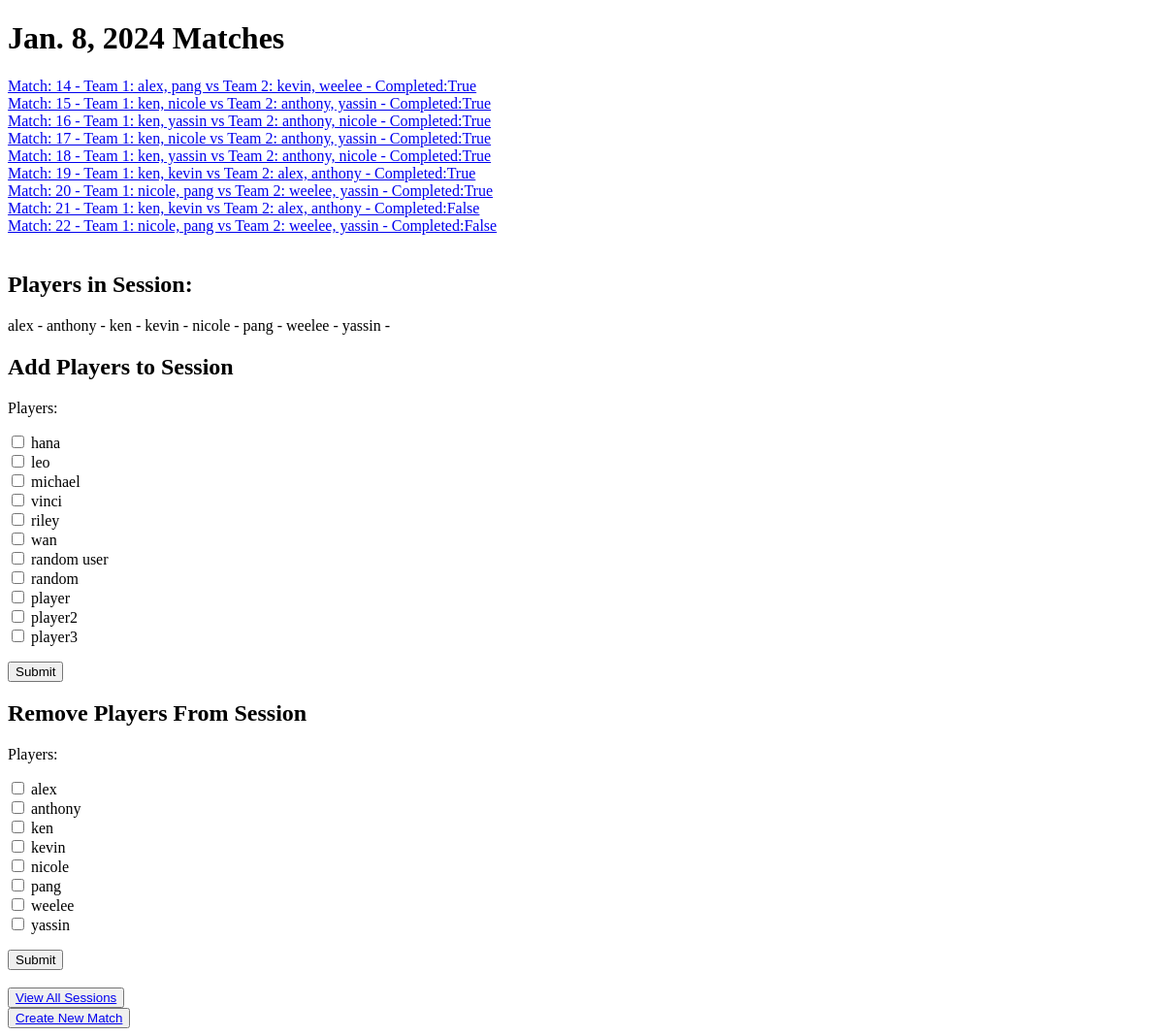
Page /kevin/badders/1 on the earlier database version.
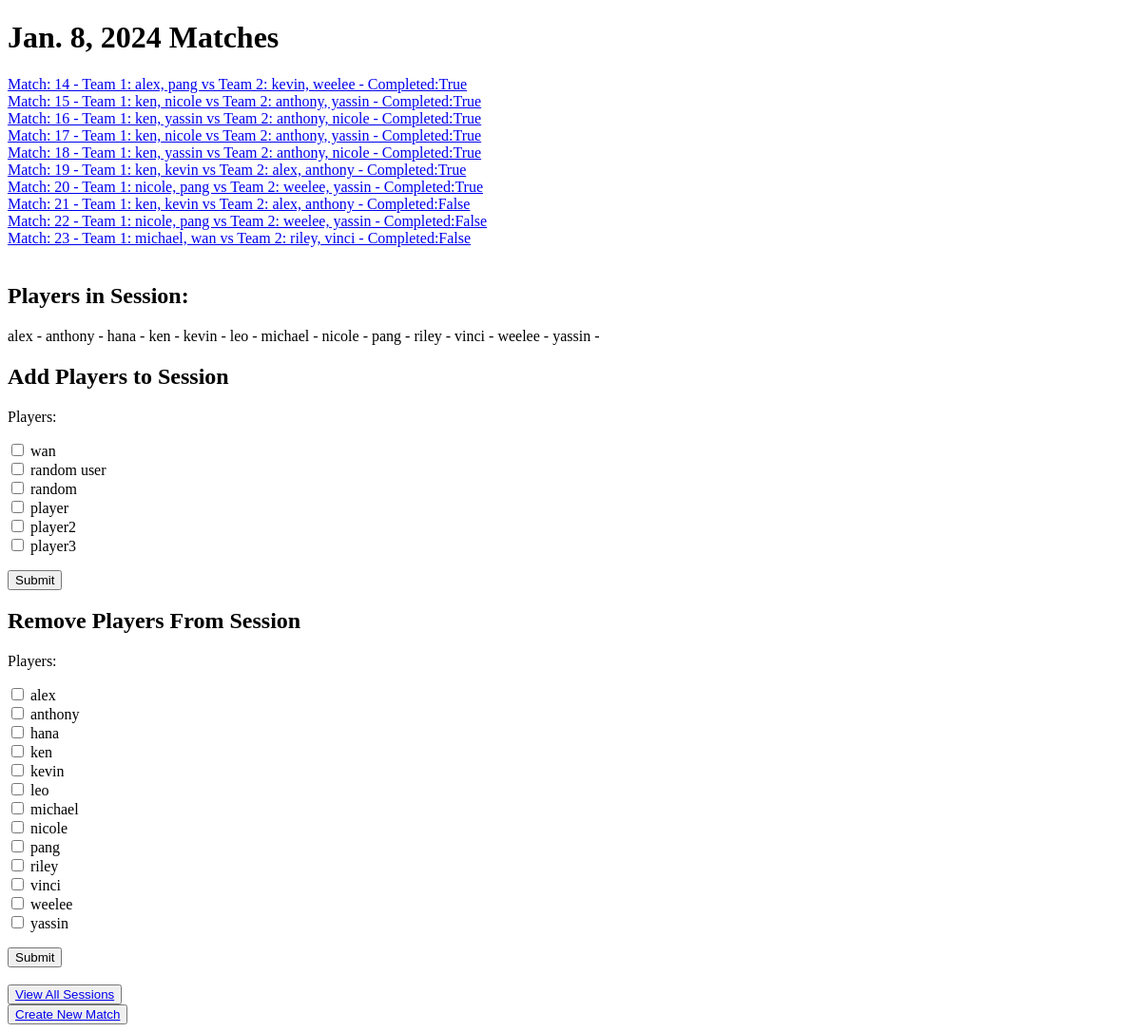
Same page on the later database version.
### mainApp/models.py (models this page shows)
class match(models.Model):
    matchID = models.AutoField(primary_key=True)
    session = models.ForeignKey(session,on_delete=models.CASCADE)
    team1 = models.ManyToManyField(player, related_name='team1', blank=True)
    team2 = models.ManyToManyField(player, related_name='team2', blank=True)
    score = models.CharField(max_length = 255, default = '00-00')
    completed = models.BooleanField(default=False)
    class Meta:
        constraints = [
            models.UniqueConstraint(fields=['matchID', 'session'], name='unique_match'),
        ]
    def __str__(self):
        team1_names = ", ".join([player.playerName for player in self.team1.all()])
        team2_names = ", ".join([player.playerName for player in self.team2.all()])
        return f"Match: {self.matchID} - Team 1: {team1_names} vs Team 2: {team2_names} - Completed:{self.completed}"

class player(models.Model):
    playerName = models.CharField(max_length = 255,primary_key = True)
    club = models.ForeignKey(club,on_delete=models.CASCADE)
    win = models.IntegerField(default = 0)
    loss =  models.IntegerField(default = 0)
    inGameFlag = models.BooleanField(default = False)
    elo = models.IntegerField(default = 1200)
    def __str__(self):
        return str(self.playerName)
    class Meta:
        constraints = [
            models.UniqueConstraint(fields=['playerName', 'club'], name='unique_player')
        ]

### mainApp/views.py (the view, shortened to what this page needs)
# urls.py: path('<str:username>/<str:clubname>/<int:sessionid>',views.displaySession,name = 'displaysession'),
def displaySession(request,username,clubname,sessionid):
    userInstance = User.objects.get(username = username)
    clubInstance = club.objects.get(clubName = clubname, clubOrganiser = userInstance)
    matches = match.objects.filter(session = sessionid)
    matchesStr = [str(match) for match in matches]
    sessionInstance = session.objects.get(sessionID = sessionid)
    date = sessionInstance.date
    session_players = sessionInstance.players
    player_names = [player.playerName for player in session_players.all()]
    form = addSessionPlayerForm(club = clubInstance, session = sessionInstance)
    deletePlayerForm = deleteSessionPlayerForm(club = clubInstance, session = sessionInstance)
    context = {
        'form':form,
        'deleteplayerform':deletePlayerForm,
        'matches':matches,
        'user': username,
        'club':clubname,
        'date':date,
        'session':sessionid,
        'players': player_names
    }
    return render(request,'displaysession.html',context)

### mainApp/forms.py
class addSessionPlayerForm(forms.ModelForm):
    players = forms.ModelMultipleChoiceField(
        queryset=player.objects.none(),
        widget=forms.CheckboxSelectMultiple,
        )
    class Meta:
        model = session
        fields = ('players',)
    def __init__(self, *args, **kwargs):
        club = kwargs.pop('club', None)
        session = kwargs.pop('session', None)
        super(addSessionPlayerForm, self).__init__(*args, **kwargs)
        if club:
            excluded_players = session.players.all() if session else []
            self.fields['players'].queryset = player.objects.filter(club = club).exclude(playerName__in=[player.playerName for player in excluded_players])

### mainApp/models.py (called while the page is built)
def get_today():
    return timezone.now().date()

### mainApp/templates/displaysession.html (shortened to what this page needs)
<!DOCTYPE html>
<html lang="en">
<head>
</head>
<body>
    <h1> {{date}} Matches</h1>
    {% for match in matches %}
        <a href="{% url 'displayMatch' username=user clubname=club sessionid=session matchid=match.matchID %}">{{match}} </a> <br>
    {% endfor %}
    <br>
    <h2>Players in Session:</h2>
    <p>
        {% for player in players %}
            {{player}} -
        {% endfor %}
    </p>
    <h2>Add Players to Session</h2>
        <form method="POST">
            {%for field in form%}
                <p>{{field.label}}: {{field}}</p>
            {% endfor %}
            <input type="submit" name="Add_Player_to_Session">
        </form>
    <h2>Remove Players From Session</h2>
        <form method="POST">
            {%for field in deleteplayerform%}
                <p>{{field.label}}: {{field}}</p>
            {% endfor %}
            <input type="submit" name="Delete_Player_From_Session">
        </form>
    <br>
    <button><a href="{% url 'displayAllSessions' username=user clubname=club%}">View All Sessions</a></button>
    <br>
    <button><a href="{% url 'createMatch' username=user clubname=club sessionid=session%}">Create New Match</a></button>
</body>
</html>

Differences in the rows shown:
added match: matchID+completed "Match: 23 - Team 1: michael, wan vs Team 2: riley, vinci - Completed:False"
now on this page (row unchanged): player: players "hana"
now on this page (row unchanged): player: players "leo"
now on this page (row edited): player: players "michael"
now on this page (row edited): player: players "riley"
now on this page (row edited): player: players "vinci"
Other differences:
form field players: "☐ ☐ ☐ ☐ ☐ ☐ ☐ ☐ ☐ ☐ ☐" → "☐ ☐ ☐ ☐ ☐ ☐"
form field players: "☐ ☐ ☐ ☐ ☐ ☐ ☐ ☐" → "☐ ☐ ☐ ☐ ☐ ☐ ☐ ☐ ☐ ☐ ☐ ☐ ☐"
text no longer shown: "hana leo michael vinci riley wan random user random player player2 player3 alex anthony ken kevin nicole pang weelee yassin"
text now shown: "wan random user random player player2 player3 alex anthony hana ken kevin leo michael nicole pang riley vinci weelee yassin"
